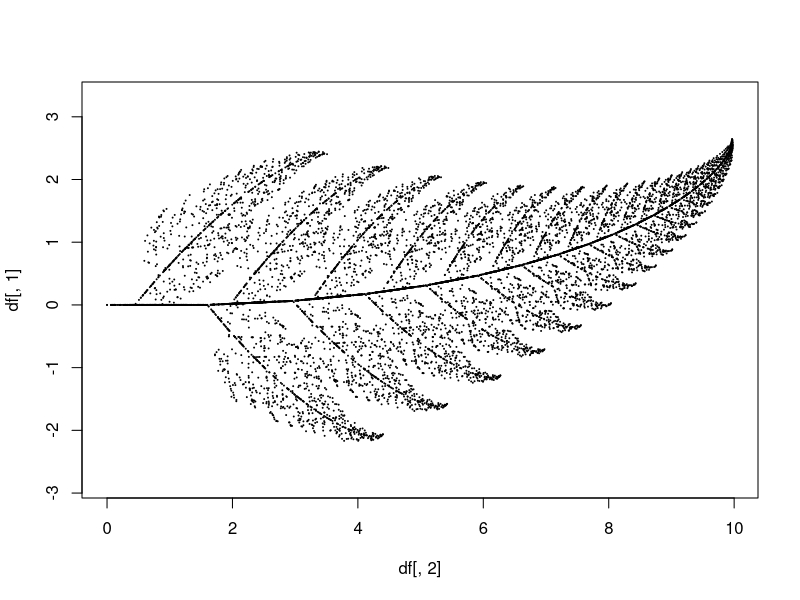

Generate this figure with R:
iter = 10000
p = runif(iter)
coord = matrix(c(0, 0), ncol = 1)
df = rbind(data.frame(), t(coord))
for (i in 1:iter) {
        if (p[i] <= 0.05) {
                m = matrix(c(0, 0, 0, 0.16), nrow = 2, ncol = 2)
                const = matrix(c(0, 0), ncol = 1)
        } else if (p[i] > 0.05 && p[i] <= 0.86) {
                m = matrix(c(0.85, -0.04, 0.04, 0.85), nrow = 2, ncol = 2)
                const = matrix(c(0, 1.6), ncol = 1)
        } else if (p[i] > 0.86 && p[i] <= 0.93) {
                m = matrix(c(0.2, 0.23, -0.26, 0.22), nrow = 2, ncol = 2)
                const = matrix(c(0, 1.6), ncol = 1)
        } else {
                m = matrix(c(-0.15, 0.26, 0.28, 0.24), nrow = 2, ncol = 2)
                const = matrix(c(0, 0.44), ncol = 1)
        }
        coord = m %*% coord + const
        df = rbind(df, t(coord))
}

plot(x = df[, 2], y = df[, 1], plt = c(0, 10, -5, 5), cex = 0.1, asp = 1)
